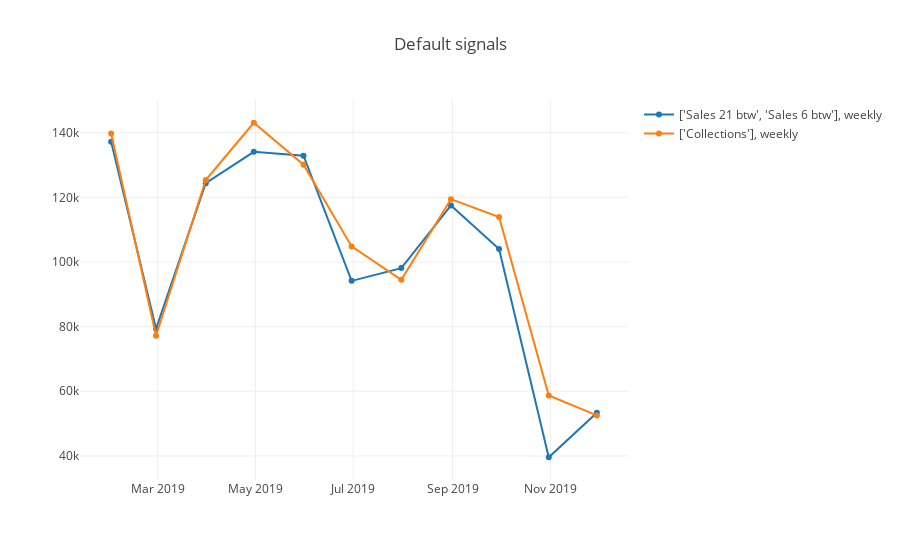

Notebook code for this chart:
### Code cell
plotAmounts([sales_w, collections_w], vis_type="line")

### Figure 1 — Plotly figure (JSON) as saved in the notebook; plotly's stock layout.template omitted (floating-point values rounded to 4 significant figures)
{"data": [{"name": "['Sales 21 btw', 'Sales 6 btw'], weekly", "type": "scatter", "uid": "edb444cd-11d5-4523-9293-f1f278bbd8e6", "x": ["2019-01-31", "2019-02-28", "2019-03-31", "2019-04-30", "2019-05-31", "2019-06-30", "2019-07-31", "2019-08-31", "2019-09-30", "2019-10-31", "2019-11-30"], "y": [137200.0, 79320.0, 124400.0, 134100.0, 132900.0, 94160.0, 98100.0, 117500.0, 104000.0, 39590.0, 53370.0]}, {"name": "['Collections'], weekly", "type": "scatter", "uid": "11dc7512-c7ac-475c-aff7-f7267f5f5681", "x": ["2019-01-31", "2019-02-28", "2019-03-31", "2019-04-30", "2019-05-31", "2019-06-30", "2019-07-31", "2019-08-31", "2019-09-30", "2019-10-31", "2019-11-30"], "y": [139700.0, 77160.0, 125300.0, 143100.0, 130100.0, 104800.0, 94500.0, 119400.0, 113900.0, 58720.0, 52520.0]}], "layout": {"hovermode": "closest", "showlegend": true, "title": {"text": "Default signals"}}}
